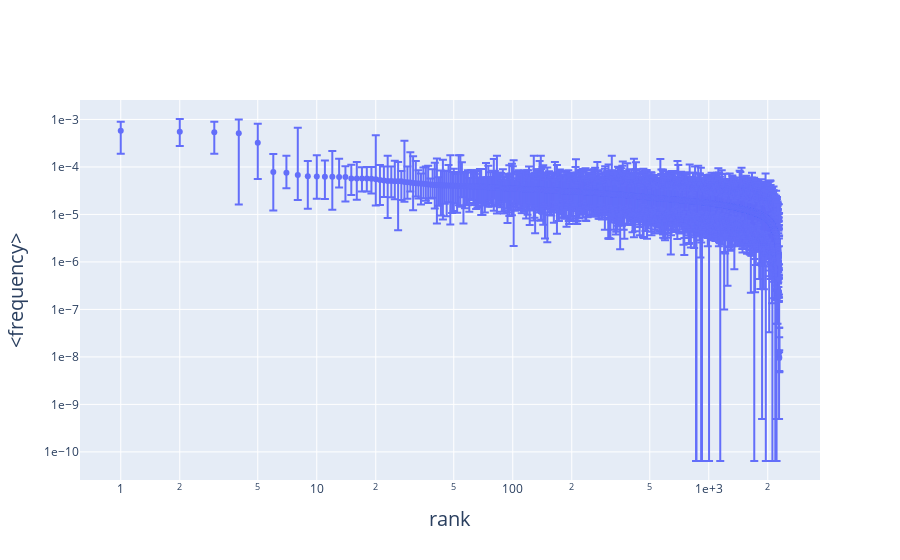

Notebook cell for this chart:
### Code cell
fig = go.Figure()

mask = np.argsort(x)[::-1]

error_y = {
    "type":"data",
    "symmetric":False,
    "array": y_max[mask]-x[mask],
    "arrayminus": x[mask]-y_min[mask]
}

#error_y = {
#    "type":"data",
#    "symmetric":True,
#    "array": y[mask]
#}

fig.add_trace(
    go.Scatter(x=np.linspace(1,1+len(x), len(x)), y=x[mask], mode = "markers", text=gos_names, error_y=error_y)
)

layout = {
    "xaxis":{
        "title": "rank",
        "titlefont":{
            "size": 20
        },
        "type": "log",
        "exponentformat": "e"
    },
    "yaxis":{
        "title": "<frequency>",
         "titlefont":{
            "size": 20
        },
        "type": "log",
        "exponentformat": "e"
    },
    "showlegend": False
}

fig.update_layout(layout)

fig.show()

### Figure 1 — Plotly figure (JSON) as saved in the notebook; plotly's stock layout.template omitted (floating-point values rounded to 4 significant figures; data arrays with more than 128 entries replaced by an {"elided": "..."} marker saying what was removed)
{"data": [{"error_y": {"array": {"elided": "2288 float values"}, "arrayminus": {"elided": "2288 float values"}, "symmetric": false, "type": "data"}, "mode": "markers", "text": {"elided": "2288 str values"}, "type": "scatter", "x": {"elided": "2288 float values"}, "y": {"elided": "2288 float values"}}], "layout": {"autosize": true, "showlegend": false, "xaxis": {"autorange": true, "exponentformat": "e", "range": [-0.2052, 3.565], "title": {"font": {"size": 20}, "text": "rank"}, "type": "log"}, "yaxis": {"autorange": true, "exponentformat": "e", "range": [-10.59, -2.59], "title": {"font": {"size": 20}, "text": "<frequency>"}, "type": "log"}}}
